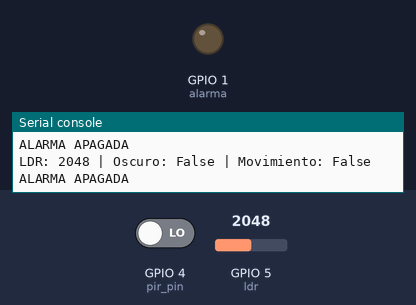
Recording of a program running on a simulated ESP32 board running MicroPython. Shown: output pins drawn as LEDs (lit = HIGH), the last lines printed to the serial console. The test bench sets the inputs (shaded band); at power-on: GPIO 5 (ldr) = 2048, GPIO 4 (pir_pin) LOW (analog values on the 0–4095 scale).

Above: at 5.2 s.
5.3 s: GPIO 5 (ldr) set to 2540
6.9 s: GPIO 4 (pir_pin) driven HIGH
At 8.1 s:
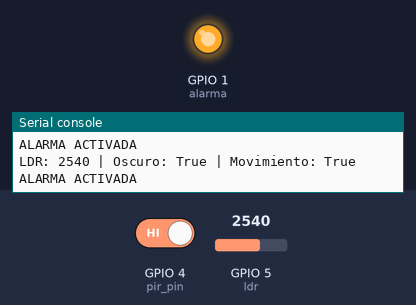
8.4 s: GPIO 4 (pir_pin) driven LOW
At 9.7 s:
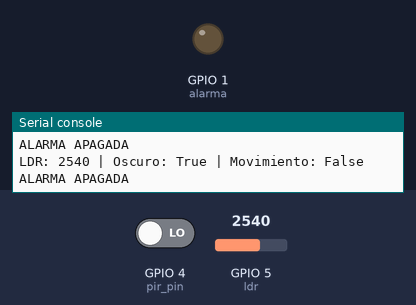
Timing chart, 0 to 11.4 s (numbered marks = the images above; inputs shaded):
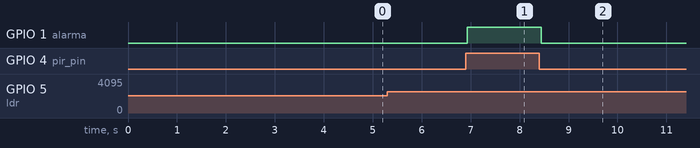

The program:

Sensor_PIR__led__y_Sensor_LDR.py
```python
from machine import Pin, ADC
import utime

print("="*50)
print("SISTEMA PIR + LDR → UNA SOLA ALARMA")
print("="*50)

# Sensor PIR
pir_pin = Pin(4, Pin.IN)

# LDR (usar ADC real: 32,33,34,35,36,39)
ldr = ADC(Pin(5))
ldr.atten(ADC.ATTN_11DB)

# Alarma en GPIO 2 (válido y seguro)
alarma = Pin(1, Pin.OUT)
alarma.value(0)

# Umbral de oscuridad
UMBRAL_LUZ = 2500

print("\nCalibrando PIR... (4 segundos)\n")
utime.sleep(4)
print("Sistema listo.\n")

while True:
    valor_ldr = ldr.read()
    oscuro = valor_ldr > UMBRAL_LUZ
    movimiento = pir_pin.value() == 1

    print("LDR:", valor_ldr, "| Oscuro:", oscuro, "| Movimiento:", movimiento)

    # Activación ALARMA SOLO si se cumplen ambos
    if oscuro and movimiento:
        alarma.value(1)
        print("ALARMA ACTIVADA")
    else:
        alarma.value(0)
        print("ALARMA APAGADA")

    utime.sleep_ms(100)
```

Measured:
- after the input at 6.9 s, GPIO 1 (alarma): LOW → HIGH at once
- after the input at 8.4 s, GPIO 1 (alarma): HIGH → LOW at once
